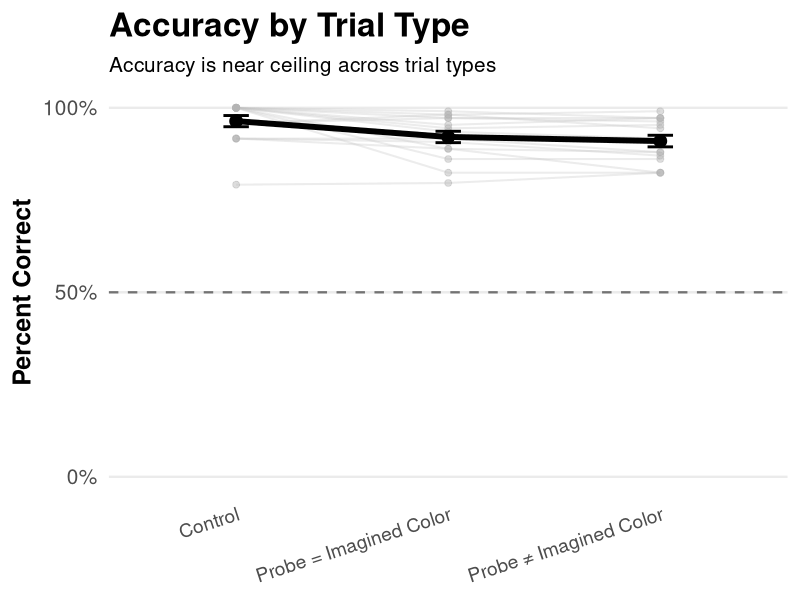

R code for this plot:
## ---- chunk 1
library(ggplot2)
library(tidyverse)
library(scales)
library(here)
clean_data<-read_csv(here("data","clean_data.csv"))
## ---- chunk 2
plot_data <- clean_data %>%
  mutate(
    trial_type_clean = case_when(
      trial_type == "control" ~ "Control",
      trial_type == "congruent" ~ "Probe = Imagined Color",
      trial_type == "incongruent" ~ "Probe \u2260 Imagined Color",
      TRUE ~ NA_character_
    )
  ) %>%
  filter(!is.na(trial_type_clean)) %>%
  group_by(participant, trial_type_clean) %>%
  summarise(
    prop_correct = mean(correct, na.rm = TRUE),
    .groups = "drop"
  ) %>%
  mutate(
    trial_type_clean = factor(
      trial_type_clean,
      levels = c(
        "Control",
        "Probe = Imagined Color",
        "Probe \u2260 Imagined Color"
      )
    )
  )

summary_data <- plot_data %>%
  group_by(trial_type_clean) %>%
  summarise(
    mean_acc = mean(prop_correct, na.rm = TRUE),
    se = sd(prop_correct, na.rm = TRUE) / sqrt(n()),
    .groups = "drop"
  )

accuracy_plot <- ggplot(plot_data, aes(x = trial_type_clean, y = prop_correct)) +
  
  geom_line(aes(group = participant),
            color = "gray75",
            alpha = 0.3,
            linewidth = 0.7) +
  
  geom_point(aes(group = participant),
             color = "gray70",
             alpha = 0.45,
             size = 2) +
  
  geom_hline(yintercept = 0.5,
             linetype = "dashed",
             color = "gray45",
             linewidth = 0.8) +
  
  geom_line(data = summary_data,
            aes(y = mean_acc, group = 1),
            color = "black",
            linewidth = 2) +
  
  geom_errorbar(data = summary_data,
                aes(
                  y = mean_acc,
                  ymin = mean_acc - se,
                  ymax = mean_acc + se
                ),
                width = 0.12,
                linewidth = 1) +
  
  geom_point(data = summary_data,
             aes(y = mean_acc),
             size = 4,
             color = "black") +
  
  scale_y_continuous(
    limits = c(0, 1),
    breaks = c(0, 0.5, 1),
    labels = c("0%", "50%", "100%")
  ) +
  
  labs(
    title = "Accuracy by Trial Type",
    subtitle = "Accuracy is near ceiling across trial types",
    x = NULL,
    y = "Percent Correct"
  ) +
  
  theme_minimal(base_size = 18) +
  theme(
    panel.grid.minor = element_blank(),
    panel.grid.major.x = element_blank(),
    axis.text.x = element_text(size = 14, angle = 18, hjust = 1),
    axis.text.y = element_text(size = 15),
    axis.title.y = element_text(size = 18, face = "bold"),
    plot.title = element_text(face = "bold", size = 24),
    plot.subtitle = element_text(size = 15)
  )

accuracy_plot
